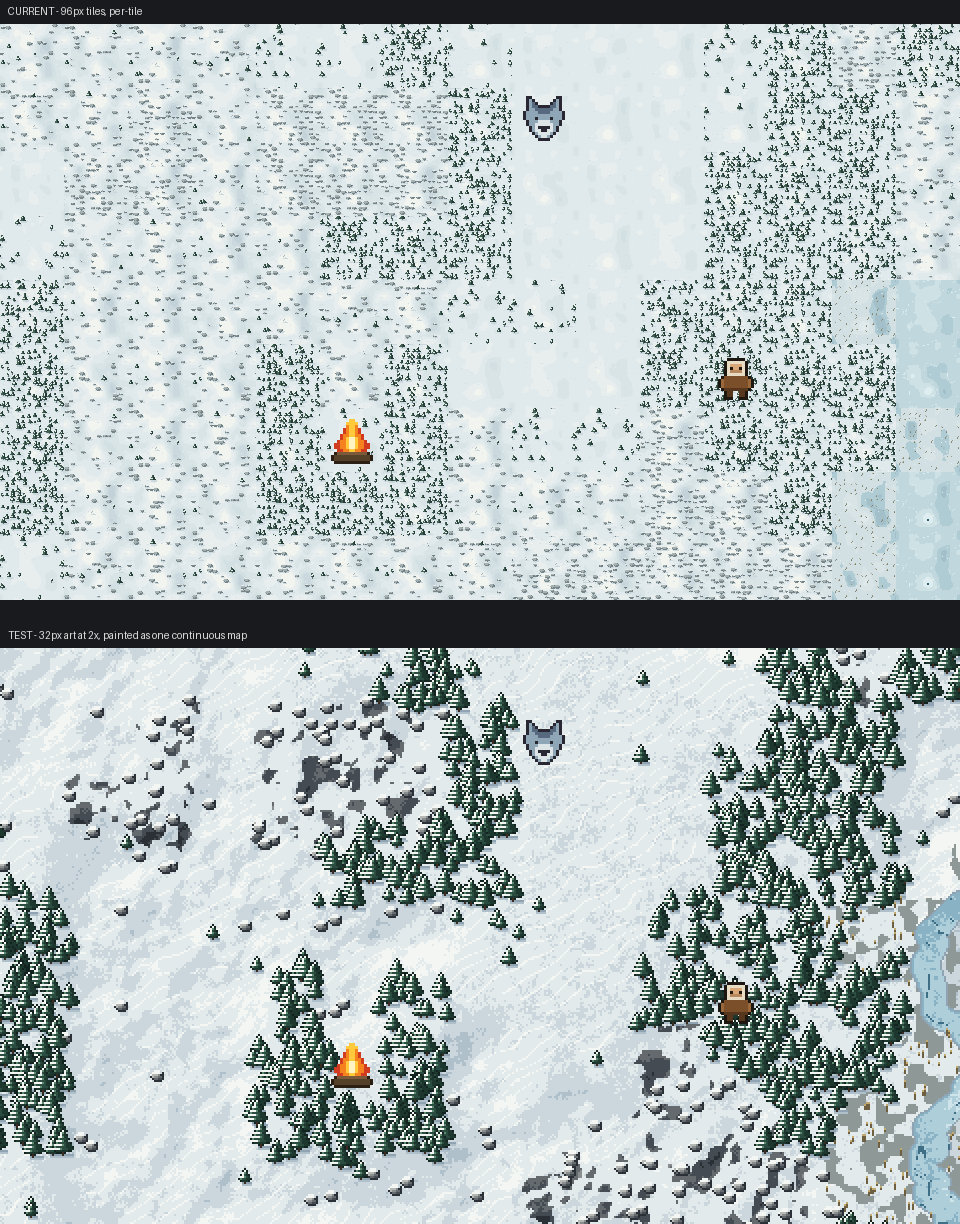

The Python source for this figure:
import json, sys
from PIL import Image, ImageDraw, ImageFont
J = __import__('os').path.dirname(__import__('os').path.abspath(__file__)) + '/'
ICONS = J + '../../../assets/icons/'
M = json.load(open(J + 'map.json'))
TER = M['terrain']
TS = 64
X0, Y0, CW, CH = 5, 5, 15, 9          # crop in tiles
VAR = dict(forest=8, plain=8, clearing=8, rock=8, hills=8, mountain=8, water=8, marsh=8)

def h(x, y):
    v = (x * 374761393 + y * 668265263) & 0xffffffff
    v = ((v ^ (v >> 13)) * 1274126177) & 0xffffffff
    return v ^ (v >> 16)

old = Image.new('RGB', (CW * TS, CH * TS))
for j in range(CH):
    for i in range(CW):
        t = TER[Y0 + j][X0 + i]
        n = h(X0 + i, Y0 + j) % VAR[t] + 1
        im = Image.open(f'{ICONS}{t}_tile{"" if n == 1 else n}.png').convert('RGB').resize((TS, TS), Image.NEAREST)
        old.paste(im, (i * TS, j * TS))

full = Image.open(J + 'new_map.png')            # already 64 px per tile
new = full.crop((X0 * TS, Y0 * TS, (X0 + CW) * TS, (Y0 + CH) * TS))

def sprites(img):
    def put(name, tx, ty, s=3):
        sp = Image.open(ICONS + name).convert('RGBA')
        sp = sp.resize((sp.width * s, sp.height * s), Image.NEAREST)
        img.paste(sp, ((tx - X0) * TS + (TS - sp.width) // 2, (ty - Y0) * TS + (TS - sp.height) // 2), sp)
    put('fire.png', M['CAMP']['x'], M['CAMP']['y'])
    put('player.png', M['BIRCH']['x'], M['BIRCH']['y'])
    put('animals/wolf.png', 13, 6)
    return img

sprites(old); sprites(new)
gap = 24
out = Image.new('RGB', (old.width, old.height * 2 + gap * 3), (24, 26, 30))
out.paste(old, (0, gap)); out.paste(new, (0, old.height + gap * 3))
d = ImageDraw.Draw(out)
d.text((8, 5), 'CURRENT - 96px tiles, per-tile', fill=(220, 220, 220))
d.text((8, old.height + gap * 2 + 5), 'TEST - 32px art at 2x, painted as one continuous map', fill=(220, 220, 220))
out.save(J + 'compare.png')
print(out.size)
